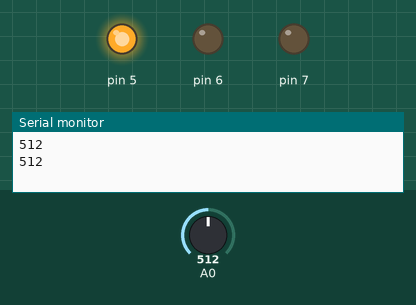
Recording of a sketch running on a simulated Arduino Uno, built with avr-gcc and run on an emulated ATmega328P. Parts: output pins drawn as LEDs (lit = HIGH), the last lines printed to the serial monitor. The test bench sets the inputs (shaded band); at power-on: A0 = 512.

Above: at 4.8 s.
4.9 s: A0 set to 893
At 5.8 s:
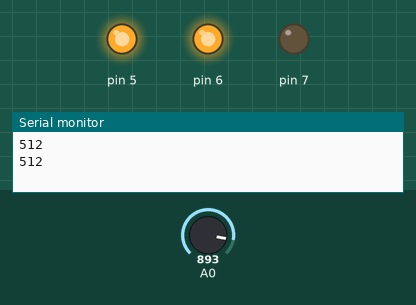
13.5 s: A0 set to 916
At 14.5 s:
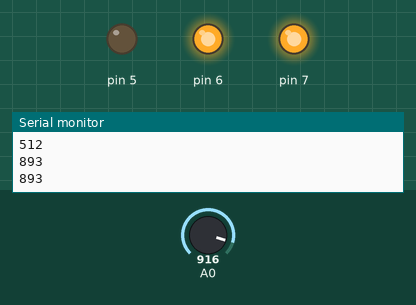
Timing chart, 0 to 24.5 s (numbered marks = the images above; inputs shaded):
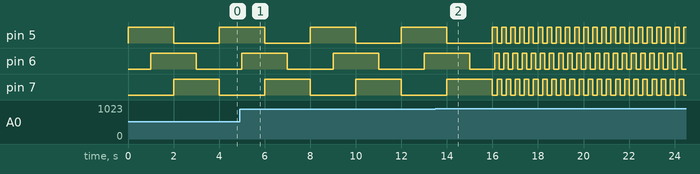

Measured:
- the behaviour switches between 900 and 901 on A0 (found by bisection; images 1 and 2)
- by itself, pin 5, pin 6: repeats every 0.40 s: HIGH 0.20 s, LOW 0.20 s
- by itself, pin 7: repeats every 0.40 s: LOW 0.20 s, HIGH 0.20 s

The sketch:

home2.ino
```cpp
void setup()
{
    Serial.begin(9600);
    pinMode(5, OUTPUT);
    pinMode(6, OUTPUT);
    pinMode(7, OUTPUT);

}

void loop()
{
  int j=1000;
  int val = analogRead(A0);
  Serial.println(val);
  if(val>900)
  {
    j=100;
  }
  if(val<100)
  {
    j=1000;
  }
  digitalWrite(5, 1);
  delay(j);
  digitalWrite(5, 1);
  digitalWrite(6, 1);
  delay(j);
  digitalWrite(5, 0);
  digitalWrite(6, 1);
  digitalWrite(7, 1);
  delay(j);
  digitalWrite(6, 0);
  digitalWrite(7, 1);
  delay(j);
  digitalWrite(7, 0);
}
```
